Frame 1 (no input): blank canvas, image omitted
Frame 60 (the mouse pressed at the canvas centre just before this capture): blank canvas, image omitted
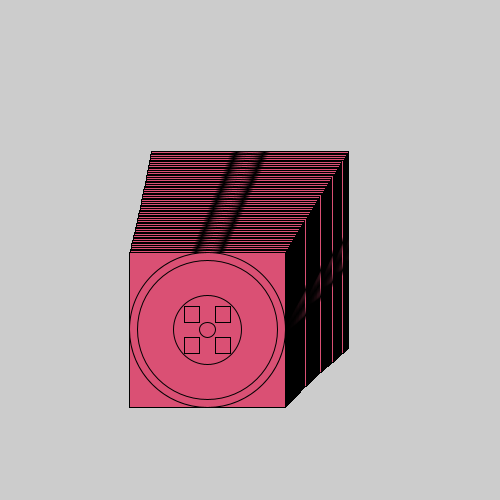
Frame 120 (the mouse held since frame 60 and released just before this capture)

The Processing sketch whose frames 1 and 60 were blank and that drew this single picture after the mouse press (run headless with seeded random() and noise(); from frame 60 on, the mouse is pressed at the canvas centre):

// Processing sketch: flere_creature_arrayList
// ── flere_creature_arrayList.pde
ArrayList<Creature> list=new ArrayList<Creature>();

void setup() {
  size(500, 500);
}

void mousePressed() {
  Creature k=new Creature();
  list.add(k);
}
void draw() {
  clear();
  for (Creature k : list) {
    k.figur(k.x, k.y, k.size);
    k.move();
    k.scale();
  }
}

// ── creature_class.pde
class Creature {
  float x=mouseX;
  float y=mouseY;
  float size=random(11, 299);
  float speedX=random(-1.5, 1.5);
  float speedY=random(-1.5, 1.5);
  float scale=random(0.99, 1.015);
  float r=random(0,255);
  float g=random(0,255);
  float b=random(0,255);;

  void figur(float x, float y, float size) {
    fill (r,g,b);
    rectMode(CENTER);
    square(x, y, size);
    circle(x, y, size);
    circle(x, y, size-size/10);
    circle(x, y, size-size/1.8);

    square(x+size/10, y-size/10, size/10);
    square(x+size/10, y+size/10, size/10);
    square(x-size/10, y-size/10, size/10);
    square(x-size/10, y+size/10, size/10);
    circle(x, y, size/10);
  }

  void move() {
    if (x>width-size/2) {
      speedX=-abs(speedX);
    } else if (x<0+size/2) {
      speedX=abs(speedX);
    }
    if (y>height-size/2) {
      speedY=-abs(speedY);
    } else if (y<0+size/2) {
      speedY=abs(speedY);
    }
    x+=speedX;
    y+=speedY;
  }
  void scale() {
    if (size>300) {
      scale=random(0.99, 0.999);
    }
    //når figuren bliver mindre end 0.5 skal den blive større
    if (size<10) {
      scale=random(1.001, 1.015);
    }
    size*=scale;
  }
}
